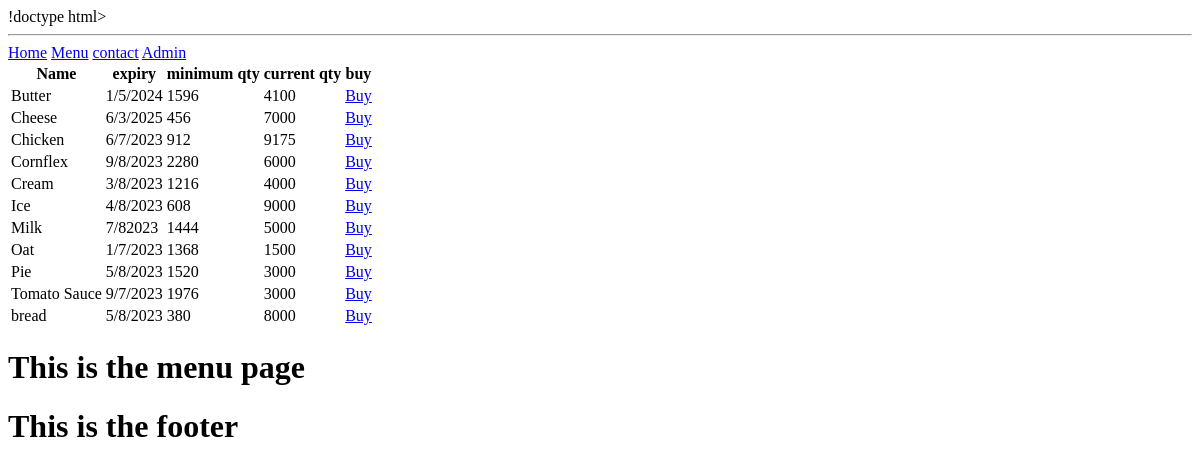
/admin, run on an earlier commit of the app's database.
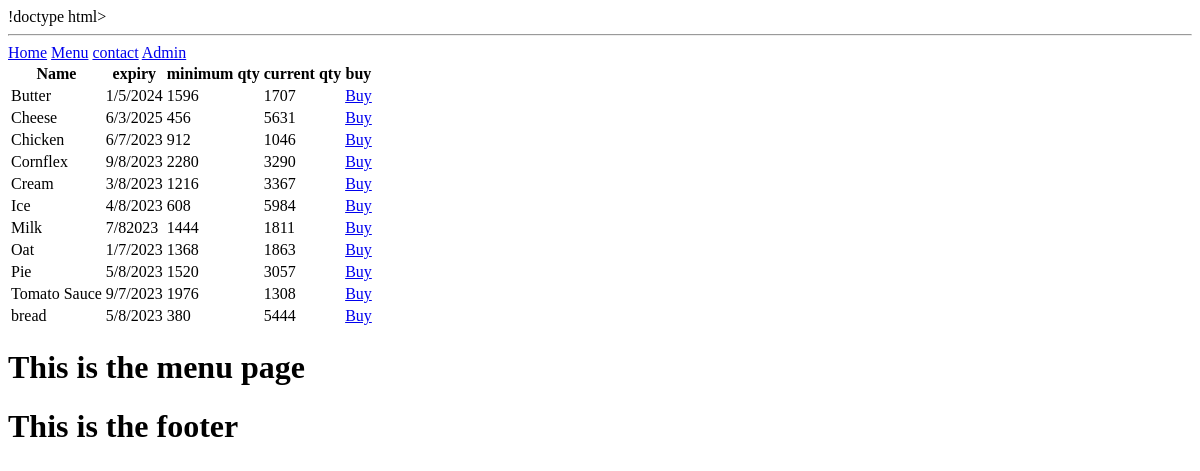
And on a later commit of the database.
### tables this page shows
CREATE TABLE Inventory (item_id INTEGER PRIMARY KEY AUTOINCREMENT, item_name TEXT, item_expiry, base_qty INTEGER, balance_qty INTEGER);

### routes.py (the view)
@app.route("/admin")
def admin():
    inventory = select_database('SELECT * FROM Inventory ORDER BY \
item_name ASC;', 1)
    return render_template("admin.html", title="admin", inventory=inventory)

### routes.py (called while the page is built)
def select_database(*args):
    conn = sqlite3.connect('Inventory_management_system.db')
    cur = conn.cursor()
    if len(args) == 2:
        cur.execute(args[0])
    else:
        argument_tuple = ()
        for i in range(1, len(args)-1):
            argument_tuple += (args[i],)
        cur.execute(args[0], argument_tuple)
    if args[-1] == 1:
        results = cur.fetchall()
    else:
        results = cur.fetchone()
    conn.close()
    return results

### Templates/admin.html
{% extends 'layout.html' %}
{% block content %}
<table>
  <form>
    <tr>
        <th>Name</th>
        <th>expiry</th>
        <th>minimum qty</th>
        <th>current qty</th>
        <th>buy</th>
    </tr>
        {% for inventory in inventory %}
    <tr>
        <td>{{ inventory[1] }}</td>
        <td>{{ inventory[2] }}</td>
        <td>{{ inventory[3] }}</td>
        <td>{{ inventory[4] }}</td>
        <td><a href="/add_product?added_qty=500&id={{ inventory[0] }}">Buy</a></td>
    </tr>
        {% endfor %}
  </form>
</table>
<h1>This is the menu page</h1>
{% endblock %}

### Templates/layout.html (shortened to what this page needs)
<html>
 <head>
 </head>
 <body>
   {% include 'nav.html' %}
   {% block content %}{% endblock %}
   {% include 'footer.html' %}
 </body>
</html>

### Templates/nav.html (shortened to what this page needs)
<hr>
<nav>
    <a href = "/">Home</a> <a href="/menu">Menu</a> <a href="/contact" >contact</a> <a href ="/admin">Admin</a>
</nav>

### Templates/footer.html
<footer>
    <h1>This is the footer</h1>
</footer>

What changed in the data, as far as the page shows it:
changed Inventory "Butter": balance_qty "4100" → "1707"
changed Inventory "Cheese": balance_qty "7000" → "5631"
changed Inventory "Chicken": balance_qty "9175" → "1046"
changed Inventory "Cornflex": balance_qty "6000" → "3290"
changed Inventory "Cream": balance_qty "4000" → "3367"
changed Inventory "Ice": balance_qty "9000" → "5984"
changed Inventory "Milk": balance_qty "5000" → "1811"
changed Inventory "Oat": balance_qty "1500" → "1863"
changed Inventory "Pie": balance_qty "3000" → "3057"
changed Inventory "Tomato Sauce": balance_qty "3000" → "1308"
changed Inventory "bread": balance_qty "8000" → "5444"
